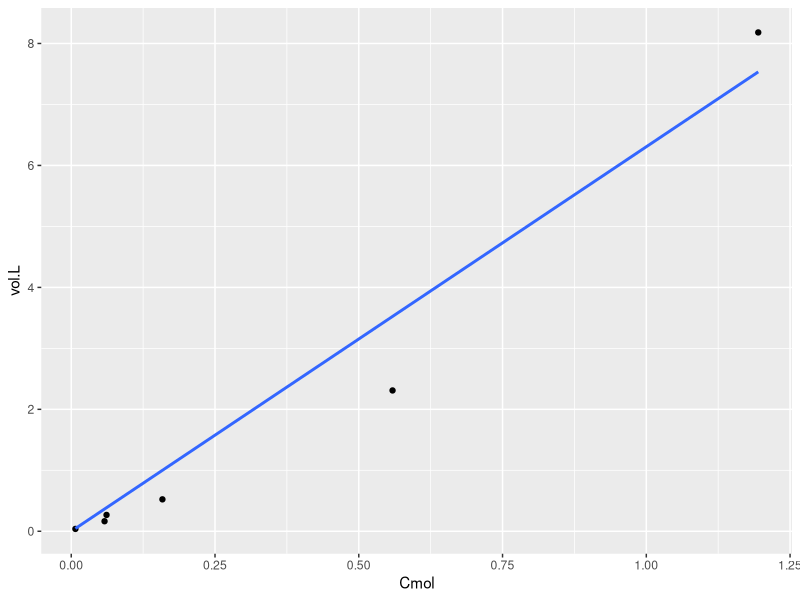

Write the R code that produced this figure. (Note: this script raises an error after producing the figure.)
## ---- chunk 1
knitr::opts_chunk$set(echo = TRUE)
library(tidyverse)
sapply(list.files(path="R/", pattern="*", full.names = TRUE), FUN=source)
## ---- chunk 2
# Data from:
# Jokiel PL, Morrissey JI (1986) Influence of size on primary production in the 
#   reef coral Pocillopora damicornis and the macroalga Acanthophora spicifera. 
#   Mar Biol 91:15–26

# Enter data from Table 1
df <- data_frame(
  radius.cm = c(2.1, 3.4, 4.0, 5.0, 8.2, 12.5),
  tissue.dry.wt.g = c(0.21, 1.68, 1.78, 4.60, 16.21, 34.66)
)

# Calculate colony volume (as a sphere) and convert biomass to Cmol
#   Assumes 41.4% carbon by weight (Schutter et al. 2010)
df <- df %>%
  mutate(vol.m3 = 4/3 * pi * (radius.cm / 100)^3,
         vol.L = vol.m3 * 1000,
         Cmol = tissue.dry.wt.g * 0.414 / 12.011)  # gBiomass * 0.414 gC/gBiomass * 1molC/12.011gC

# Plot volume as a function of biomass
ggplot(df, aes(x=Cmol, y=vol.L)) + 
  geom_point() + 
  geom_smooth(method = "lm", se=FALSE, formula=y~x-1)

# Calculate slope
mod <- lm(vol.L ~ Cmol - 1, data=df)
coef(mod)
## ---- chunk 3
# Load all default parameter values for model with one Symbiodinium type
pars <- def_pars(nsym = 1)

# Set time vector to one year
time <- seq(0, 300, 0.1)

# Initialize constant environment with intermediate light (15 mol/m2/d), low ambient DIN (1e-7 M), no feeding, and no uber-predators.
env <- init_env(time=time, L=c(15,15,0), N=c(1e-6,1e-6,0), X=c(0,0,0), U=c(0,0,0))
## ---- chunk 4
run1 <- run_fish_coral(time=time, env=env, par=pars)
## ---- chunk 5
# Plot coral biomass
ggplot(run1, aes(x=time, y=H)) + geom_line()

# Plot internal nitrogen concentration
ggplot(run1, aes(x=time, y=Ni)) + geom_line()

# Plot fish abundance
ggplot(run1, aes(x=time, y=W/H)) + geom_line()

# Plot internal nitrogen concentration
ggplot(run1, aes(x=time, y=W/H)) + geom_line()
## ---- chunk 6
